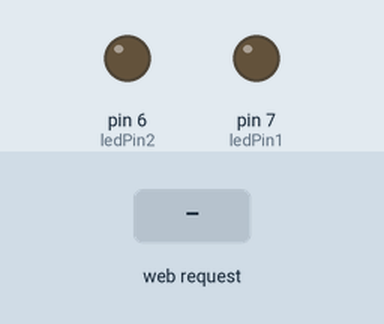
This sketch was run on a simulated Arduino Uno, built with avr-gcc and run on an emulated ATmega328P. Shown: output pins drawn as LEDs (lit = HIGH). The test bench sets the inputs (shaded band).

Above: at 1.2 s.
1.3 s: HTTP request GET /?led1Param=1 received
At 1.6 s:
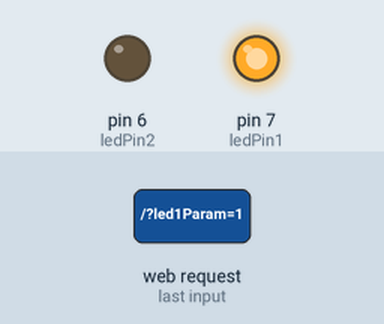
2.8 s: HTTP request GET /?led2Param=1 received
At 3.9 s:
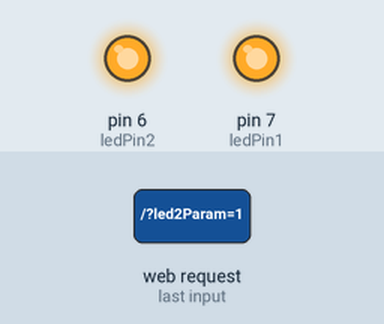
4.3 s: HTTP request GET /?led1Param=0 received
At 5.1 s:
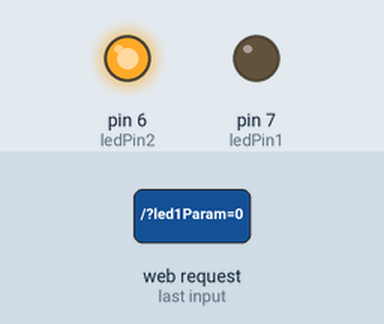
5.8 s: HTTP request GET /?led2Param=0 received
At 6.2 s:
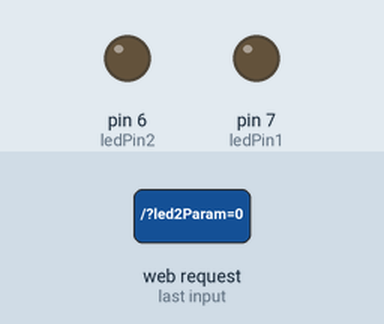
Timing chart, 0 to 8.3 s (numbered marks = the images above; inputs shaded):
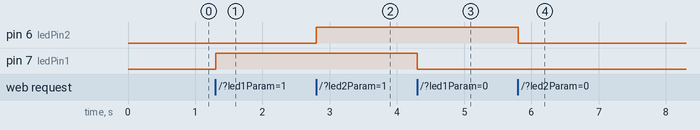

Measured:
- after the input at 1.3 s, pin 7 (ledPin1): LOW → HIGH at once
- after the input at 2.8 s, pin 6 (ledPin2): LOW → HIGH at once
- after the input at 4.3 s, pin 7 (ledPin1): HIGH → LOW at once
- after the input at 5.8 s, pin 6 (ledPin2): HIGH → LOW at once

The sketch:

WebServer_AULA.ino
```cpp
#include <SPI.h> //INCLUSÃO DE BIBLIOTECA
#include <Ethernet.h> //INCLUSÃO DE BIBLIOTECA

byte mac[] = { 0xDE, 0xAD, 0xBE, 0xEF, 0xFE, 0x14 }; //ATRIBUIÇÃO DE ENDEREÇO MAC AO ETHERNET SHIELD W5100
byte ip[] = { 192, 168, 0, 15 }; //COLOQUE UMA FAIXA DE IP DISPONÍVEL DO SEU ROTEADOR. EX: 192.168.1.110  **** ISSO VARIA, NO MEU CASO É: 192.168.0.175
byte gateway[] = {192, 168, 0, 1}; //GATEWAY DE CONEXÃO (ALTERE PARA O GATEWAY DO SEU ROTEADOR)
byte subnet[] = {255, 255, 255, 0}; //MASCARA DE REDE (ALTERE PARA A SUA MÁSCARA DE REDE)
EthernetServer server(80); //PORTA EM QUE A CONEXÃO SERÁ FEITA

const int ledPin1 = 7;
const int ledPin2 = 6;
const int ledPin3 = 5;
String readString = String(30); //VARIÁVEL PARA BUSCAR DADOS NO ENDEREÇO (URL)
int status1 = 0; //DECLARAÇÃO DE VARIÁVEL DO TIPO INTEIRA(SERÁ RESPONSÁVEL POR VERIFICAR O STATUS ATUAL DO LED)
int status2 = 0;
int status3 = 0;

void setup(){
  Ethernet.begin(mac, ip, gateway, subnet); //PASSA OS PARÂMETROS PARA A FUNÇÃO QUE VAI FAZER A CONEXÃO COM A REDE
  server.begin(); //INICIA O SERVIDOR PARA RECEBER DADOS NA PORTA 80
  pinMode(ledPin1, OUTPUT); //DEFINE O PINO COMO SAÍDA
  digitalWrite(ledPin1, LOW);
  pinMode(ledPin2, OUTPUT); //DEFINE O PINO COMO SAÍDA
  digitalWrite(ledPin2, LOW);
  pinMode(ledPin2, OUTPUT); //DEFINE O PINO COMO SAÍDA
  digitalWrite(ledPin2, LOW);//LED INICIA DESLIGADO
  }
void loop(){
EthernetClient client = server.available(); //CRIA UMA CONEXÃO COM O CLIENTE
  if (client) { // SE EXISTE CLIENTE, FAZ
    while (client.connected()) {//ENQUANTO EXISTIR CLIENTE CONECTADO, FAZ
   if (client.available()) { //SE O CLIENTE ESTÁ HABILITADO, FAZ
    char c = client.read(); //LÊ CARACTERE A CARACTERE DA REQUISIÇÃO HTTP
    if (readString.length() < 100) //SE O ARRAY FOR MENOR QUE 100, FAZ
      {
        readString += c; // "readstring" VAI RECEBER OS CARACTERES LIDO
      }
        if (c == '\n') { //SE ENCONTRAR "\n" É O FINAL DO CABEÇALHO DA REQUISIÇÃO HTTP
          if (readString.indexOf("?") <0){ //SE ENCONTRAR O CARACTER "?", FAZ
          }
          else{ //SENÃO,FAZ
        if(readString.indexOf("led1Param=1") >0) //SE ENCONTRAR O PARÂMETRO "ledParam=1", FAZ
           {
             digitalWrite(ledPin1, HIGH); //LIGA O LED
             status1 = 1; //VARIÁVEL RECEBE VALOR 1(SIGNIFICA QUE O LED ESTÁ LIGADO)
           }
        else if(readString.indexOf("led1Param=0") >0){
          digitalWrite(ledPin1, LOW);
          status1 = 0;
          }
        else if(readString.indexOf("led2Param=1") >0) //SE ENCONTRAR O PARÂMETRO "ledParam=1", FAZ
           {
             digitalWrite(ledPin2, HIGH); //LIGA O LED
             status2 = 1; //VARIÁVEL RECEBE VALOR 1(SIGNIFICA QUE O LED ESTÁ LIGADO)
           }
        else if(readString.indexOf("led3Param=1") >0) //SE ENCONTRAR O PARÂMETRO "ledParam=1", FAZ
           {
             digitalWrite(ledPin3, HIGH); //LIGA O LED
             status3 = 1; //VARIÁVEL RECEBE VALOR 1(SIGNIFICA QUE O LED ESTÁ LIGADO)
           }
        else if(readString.indexOf("led2Param=0") >0){
          digitalWrite(ledPin2, LOW);
          status2 = 0;
          }
        else if(readString.indexOf("led3Param=0") >0){
          digitalWrite(ledPin3, LOW);
          status3 = 0;
          }
          }
          client.println("HTTP/1.1 200 OK"); //ESCREVE PARA O CLIENTE A VERSÃO DO HTTP
          client.println("Content-Type: text/html"); //ESCREVE PARA O CLIENTE O TIPO DE CONTEÚDO(texto/html)
          client.println("");
          client.println("<!DOCTYPE HTML>"); //INFORMA AO NAVEGADOR A ESPECIFICAÇÃO DO HTML
          client.println("<html>"); //ABRE A TAG "html"
          client.println("<head>"); //ABRE A TAG "head"
          client.println("<link rel='icon' type='image/png' href='https://blogmasterwalkershop.com.br/arquivos/artigos/sub_wifi/logo_mws.png'/>"); //DEFINIÇÃO DO ICONE DA PÁGINA
          client.println("<title>MasterWalker Shop - Controle de Led via Web server</title>"); //ESCREVE O TEXTO NA PÁGINA
          client.println("</head>"); //FECHA A TAG "head"
          client.println("<body style=background-color:#ADD8E6>"); //DEFINE A COR DE FUNDO DA PÁGINA
          client.println("<center><font color='blue'><h1>MASTERWALKER SHOP</font></center></h1>"); //ESCREVE "MASTERWALKER SHOP" EM COR AZUL NA PÁGINA
          client.println("<h1><center>CONTROLE DE LED</center></h1>"); //ESCREVE "CONTROLE DE LED" NA PÁGINA
          if (status1 == 1){
          client.println("<center><form method=get name=LED><input type=hidden name=led1Param value=0 /><input type=submit value=APAGAR></form></center>");
          }else if(status1 == 0){
          client.println("<center><form method=get name=LED><input type=hidden name=led1Param value=1 /><input type=submit value=ACENDER></form></center>");
          }
          if (status1 == 1){ //SE VARIÁVEL FOR IGUAL A 1, FAZ
              client.println("<center><font color='green' size='5'>Status atual do LED: LIGADO</center>"); //ESCREVE "LIGADO" EM COR VERDE NA PÁGINA
          }else if(status1 == 0){ //SENÃO, FAZ
              client.println("<center><font color='red' size='5'>Status atual do LED: DESLIGADO</center>"); //ESCREVE "DESLIGADO" EM COR VERMELHA NA PÁGINA
          }
          if (status2 == 1){
          client.println("<center><form method=get name=LED><input type=hidden name=led2Param value=0 /><input type=submit value=APAGAR></form></center>");
          }else if(status2 == 0){
          client.println("<center><form method=get name=LED><input type=hidden name=led2Param value=1 /><input type=submit value=ACENDER></form></center>");
          }
          if (status2 == 1){ //SE VARIÁVEL FOR IGUAL A 1, FAZ
              client.println("<center><font color='green' size='5'>Status atual do LED: LIGADO</center>"); //ESCREVE "LIGADO" EM COR VERDE NA PÁGINA
          }else if(status2 == 0){ //SENÃO, FAZ
              client.println("<center><font color='red' size='5'>Status atual do LED: DESLIGADO</center>"); //ESCREVE "DESLIGADO" EM COR VERMELHA NA PÁGINA
          }
          if (status3 == 1){
          client.println("<center><form method=get name=LED><input type=hidden name=led3Param value=0 /><input type=submit value=APAGAR></form></center>");
          }else if(status3 == 0){
          client.println("<center><form method=get name=LED><input type=hidden name=led3Param value=1 /><input type=submit value=ACENDER></form></center>");
          }
          if (status3 == 1){ //SE VARIÁVEL FOR IGUAL A 1, FAZ
              client.println("<center><font color='green' size='5'>Status atual do LED: LIGADO</center>"); //ESCREVE "LIGADO" EM COR VERDE NA PÁGINA
          }else if(status3 == 0){ //SENÃO, FAZ
              client.println("<center><font color='red' size='5'>Status atual do LED: DESLIGADO</center>"); //ESCREVE "DESLIGADO" EM COR VERMELHA NA PÁGINA
          }
          //client.println("<center><font size='5'>Status atual do LED: </center>"); //ESCREVE "Status atual do LED:" NA PÁGINA

          client.println("<hr/>"); //TAG HTML QUE CRIA UMA LINHA HORIZONTAL NA PÁGINA
          client.println("<hr/>"); //TAG HTML QUE CRIA UMA LINHA HORIZONTAL NA PÁGINA
          client.println("</body>"); //FECHA A TAG "body"
          client.println("</html>"); //FECHA A TAG "html"
          readString=""; //A VARIÁVEL É REINICIALIZADA
          client.stop(); //FINALIZA A REQUISIÇÃO HTTP E DESCONECTA O CLIENTE
            }
          }
        }
      }
 }
```
